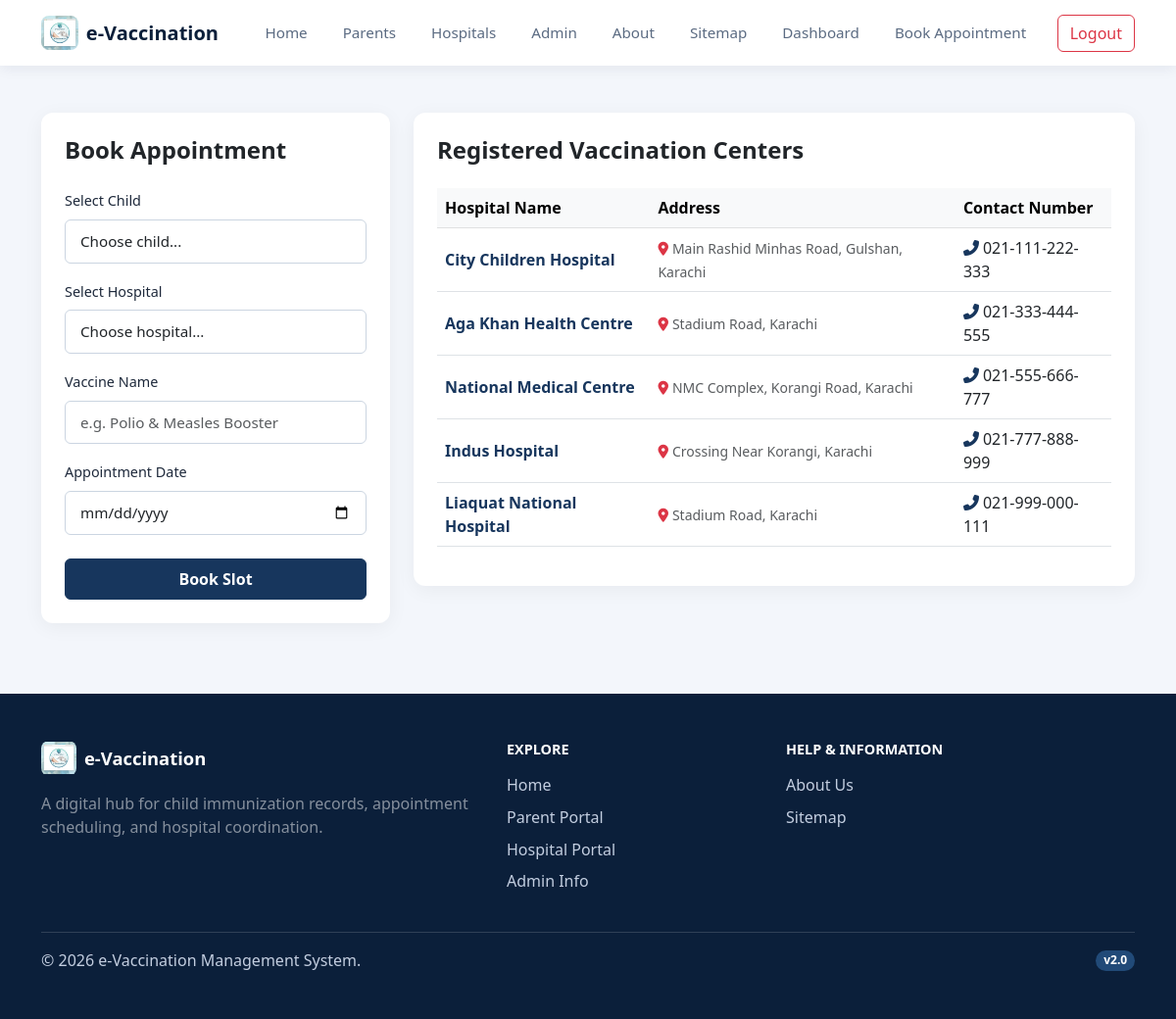
Page /hospitals.php (signed in) on the committed database.
### tables this page shows
CREATE TABLE `hospitals` (
  `id` int(11) NOT NULL,
  `user_id` int(11) NOT NULL,
  `hospital_name` varchar(150) NOT NULL,
  `address` text NOT NULL,
  `contact_number` varchar(20) DEFAULT NULL
);

### hospitals.php (the view, shortened to what this page needs)
<?php
include 'conn.php';
$hospitals_query = mysqli_query($conn, "SELECT * FROM hospitals");
?>
<!DOCTYPE html>
<html lang="en">
<head>
    <link href="https://cdn.jsdelivr.net/npm/bootstrap@5.3.0/dist/css/bootstrap.min.css" rel="stylesheet">
    <link rel="stylesheet" href="https://cdnjs.cloudflare.com/ajax/libs/font-awesome/6.4.0/css/all.min.css">
    <link rel="stylesheet" href="style.css?v=navy-2026">
</head>
<body class="dashboard-body">
    <?php require __DIR__ . '/includes/header.php'; ?>
    <div class="container my-5">
        <div class="row">
            <div class="col-lg-4 mb-4">
                <div class="card shadow-sm border-0 rounded-4 p-4">
                    <h4 class="fw-bold mb-4 text-dark">Book Appointment</h4>
                    <form action="" method="POST">
                        <div class="mb-3">
                            <label class="form-label">Select Child</label>
                            <select name="child_id" class="form-control" required>
                                <option value="">Choose child...</option>
                            </select>
                        </div>
                        <div class="mb-3">
                            <label class="form-label">Select Hospital</label>
                            <select name="hospital_id" class="form-control" required>
                                <option value="">Choose hospital...</option>
                            </select>
                        </div>
                        <div class="mb-3">
                            <label class="form-label">Vaccine Name</label>
                            <input type="text" name="vaccine_name" class="form-control" required placeholder="e.g. Polio & Measles Booster">
                        </div>
                        <div class="mb-3">
                            <label class="form-label">Appointment Date</label>
                            <input type="date" name="appointment_date" class="form-control" required>
                        </div>
                        <button type="submit" name="book_appointment" class="btn btn-primary w-100 py-2 fw-bold mt-2">Book Slot</button>
                    </form>
                </div>
            </div>
            <div class="col-lg-8">
                <div class="card shadow-sm border-0 rounded-4 p-4">
                    <h4 class="fw-bold mb-4 text-dark">Registered Vaccination Centers</h4>
                    <div class="table-responsive">
                        <table class="table table-hover align-middle">
                            <thead class="table-light">
                                <tr>
                                    <th>Hospital Name</th>
                                    <th>Address</th>
                                    <th>Contact Number</th>
                                </tr>
                            </thead>
                            <tbody>
                                <?php if (mysqli_num_rows($hospitals_query) > 0): ?>
                                    <?php while ($row = mysqli_fetch_assoc($hospitals_query)): ?>
                                        <tr>
                                            <td class="fw-semibold text-primary"><?php echo htmlspecialchars($row['hospital_name']); ?></td>
                                            <td><small class="text-muted"><i class="fas fa-map-marker-alt me-1 text-danger"></i><?php echo htmlspecialchars($row['address']); ?></small></td>
                                            <td><i class="fas fa-phone-alt me-1 text-success"></i><?php echo htmlspecialchars($row['contact_number']); ?></td>
                                        </tr>
                                    <?php endwhile; ?>
                                <?php else: ?>
                                    <tr>
                                        <td colspan="3" class="text-center text-muted py-4">No hospitals found in database.</td>
                                    </tr>
                                <?php endif; ?>
                            </tbody>
                        </table>
                    </div>
                </div>
            </div>
        </div>
    </div>
    <?php require __DIR__ . '/includes/footer.php'; ?>
</body>
</html>

### style.css (style rules this page uses)
:root { --navy-950: #0b1f3a; --navy-900: #102a4c; --navy-800: #17365d; --navy-700: #214a78; --blue-600: #2563eb; --blue-100: #eaf0f8; --slate-900: #172b4d; --slate-600: #5b6b82; --surface: #ffffff; --light-bg: #f3f6fb; --primary-color: var(--navy-800); --primary-hover: var(--navy-900); --dark-text: var(--slate-900); --bs-primary: var(--navy-800); --bs-primary-rgb: 23, 54, 93; --bs-link-color: var(--navy-800); --bs-link-hover-color: var(--blue-600); --bs-success: var(--navy-800); --bs-success-rgb: 23, 54, 93; --bs-success-text-emphasis: var(--navy-900); --bs-success-bg-subtle: var(--blue-100); --bs-success-border-subtle: #c7d4e5; }
body { font-family: 'Segoe UI', Tahoma, Geneva, Verdana, sans-serif; background-color: var(--light-bg); color: var(--dark-text); overflow-x: hidden; }
.text-success { color: var(--navy-800) !important; }
.card { border: none; box-shadow: 0 4px 20px rgba(0, 0, 0, 0.05) !important; border-radius: 12px !important; background-color: #ffffff; }
.form-control { padding: 10px 15px; font-size: 0.95rem; border: 1px solid #cbd5e1; border-radius: 6px; }
.form-label { font-weight: 500; color: #1e293b; font-size: 0.9rem; }
.btn-primary { background-color: var(--primary-color) !important; border-color: var(--primary-color) !important; font-size: 1rem; border-radius: 6px; transition: background-color 0.2s ease; }

### rows in the picture
hospitals: hospital_name "City Children Hospital", address "Main Rashid Minhas Road, Gulshan, Karachi", contact_number "021-111-222-333"
hospitals: hospital_name "Aga Khan Health Centre", address "Stadium Road, Karachi", contact_number "021-333-444-555"
hospitals: hospital_name "National Medical Centre", address "NMC Complex, Korangi Road, Karachi", contact_number "021-555-666-777"
hospitals: hospital_name "Indus Hospital", address "Crossing Near Korangi, Karachi", contact_number "021-777-888-999"
hospitals: hospital_name "Liaquat National Hospital", address "Stadium Road, Karachi", contact_number "021-999-000-111"
